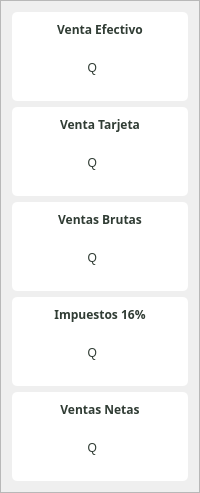
                        <widget class="QFrame" name="frame_16">
                         <property name="frameShape">
                          <enum>QFrame::StyledPanel</enum>
                         </property>
                         <property name="frameShadow">
                          <enum>QFrame::Raised</enum>
                         </property>
                         <layout class="QGridLayout" name="gridLayout_7">
                          <item row="4" column="0">
                           <widget class="QFrame" name="frame_85">
                            <property name="styleSheet">
                             <string notr="true">border-top-left-radius:5px;
border-top-right-radius:5px;
border-bottom-left-radius:5px;
border-bottom-right-radius:5px;
background-color: rgb(255, 255, 255);</string>
                            </property>
                            <property name="frameShape">
                             <enum>QFrame::StyledPanel</enum>
                            </property>
                            <property name="frameShadow">
                             <enum>QFrame::Raised</enum>
                            </property>
                            <layout class="QGridLayout" name="gridLayout_12">
                             <item row="0" column="0">
                              <widget class="QLabel" name="label_63">
                               <property name="minimumSize">
                                <size>
                                 <width>0</width>
                                 <height>0</height>
                                </size>
                               </property>
                               <property name="maximumSize">
                                <size>
                                 <width>16777215</width>
                                 <height>30</height>
                                </size>
                               </property>
                               <property name="font">
                                <font>
                                 <family>Nunito</family>
                                 <pointsize>9</pointsize>
                                 <weight>75</weight>
                                 <italic>false</italic>
                                 <bold>true</bold>
                                </font>
                               </property>
                               <property name="styleSheet">
                                <string notr="true">color: rgb(48, 60, 52);
font: bold 9pt &quot;Nunito&quot;;</string>
                               </property>
                               <property name="text">
                                <string>Ventas Netas</string>
                               </property>
                               <property name="alignment">
                                <set>Qt::AlignCenter</set>
                               </property>
                              </widget>
                             </item>
                             <item row="1" column="0">
                              <widget class="QFrame" name="frame_87">
                               <property name="frameShape">
                                <enum>QFrame::StyledPanel</enum>
                               </property>
                               <property name="frameShadow">
                                <enum>QFrame::Raised</enum>
                               </property>
                               <layout class="QHBoxLayout" name="horizontalLayout_50">
                                <item>
                                 <widget class="QLabel" name="label_64">
                                  <property name="minimumSize">
                                   <size>
                                    <width>0</width>
                                    <height>30</height>
                                   </size>
                                  </property>
                                  <property name="maximumSize">
                                   <size>
                                    <width>150</width>
                                    <height>55</height>
                                   </size>
                                  </property>
                                  <property name="styleSheet">
                                   <string notr="true">color: rgb(48, 60, 52);
font: bold 10pt &quot;Nunito&quot;;</string>
                                  </property>
                                  <property name="text">
                                   <string>Q</string>
                                  </property>
                                  <property name="alignment">
                                   <set>Qt::AlignRight|Qt::AlignTrailing|Qt::AlignVCenter</set>
                                  </property>
                                 </widget>
                                </item>
                                <item>
                                 <widget class="QLabel" name="label_65">
                                  <property name="minimumSize">
                                   <size>
                                    <width>0</width>
                                    <height>30</height>
                                   </size>
                                  </property>
                                  <property name="maximumSize">
                                   <size>
                                    <width>16777215</width>
                                    <height>55</height>
                                   </size>
                                  </property>
                                  <property name="styleSheet">
                                   <string notr="true">color: rgb(48, 60, 52);
font: bold 10pt &quot;Nunito&quot;;</string>
                                  </property>
                                  <property name="text">
                                   <string/>
                                  </property>
                                  <property name="alignment">
                                   <set>Qt::AlignLeading|Qt::AlignLeft|Qt::AlignVCenter</set>
                                  </property>
                                 </widget>
                                </item>
                               </layout>
                              </widget>
                             </item>
                            </layout>
                           </widget>
                          </item>
                          <item row="2" column="0">
                           <widget class="QFrame" name="frame_72">
                            <property name="styleSheet">
                             <string notr="true">border-top-left-radius:5px;
border-top-right-radius:5px;
border-bottom-left-radius:5px;
border-bottom-right-radius:5px;
background-color: rgb(255, 255, 255);</string>
                            </property>
                            <property name="frameShape">
                             <enum>QFrame::StyledPanel</enum>
                            </property>
                            <property name="frameShadow">
                             <enum>QFrame::Raised</enum>
                            </property>
                            <layout class="QGridLayout" name="gridLayout_10">
                             <item row="0" column="0">
                              <widget class="QLabel" name="label_53">
                               <property name="minimumSize">
                                <size>
                                 <width>0</width>
                                 <height>0</height>
                                </size>
                               </property>
                               <property name="maximumSize">
                                <size>
                                 <width>16777215</width>
                                 <height>30</height>
                                </size>
                               </property>
                               <property name="font">
                                <font>
                                 <family>Nunito</family>
                                 <pointsize>9</pointsize>
                                 <weight>75</weight>
                                 <italic>false</italic>
                                 <bold>true</bold>
                                </font>
                               </property>
                               <property name="styleSheet">
                                <string notr="true">color: rgb(48, 60, 52);
font: bold 9pt &quot;Nunito&quot;;</string>
                               </property>
                               <property name="text">
                                <string>Ventas Brutas</string>
                               </property>
                               <property name="alignment">
                                <set>Qt::AlignCenter</set>
                               </property>
                              </widget>
                             </item>
                             <item row="1" column="0">
                              <widget class="QFrame" name="frame_73">
                               <property name="frameShape">
                                <enum>QFrame::StyledPanel</enum>
                               </property>
                               <property name="frameShadow">
                                <enum>QFrame::Raised</enum>
                               </property>
                               <layout class="QHBoxLayout" name="horizontalLayout_47">
                                <item>
                                 <widget class="QLabel" name="label_54">
                                  <property name="minimumSize">
                                   <size>
                                    <width>0</width>
                                    <height>30</height>
                                   </size>
                                  </property>
                                  <property name="maximumSize">
                                   <size>
                                    <width>150</width>
                                    <height>55</height>
                                   </size>
                                  </property>
                                  <property name="styleSheet">
                                   <string notr="true">color: rgb(48, 60, 52);
font: bold 10pt &quot;Nunito&quot;;</string>
                                  </property>
                                  <property name="text">
                                   <string>Q</string>
                                  </property>
                                  <property name="alignment">
                                   <set>Qt::AlignRight|Qt::AlignTrailing|Qt::AlignVCenter</set>
                                  </property>
                                 </widget>
                                </item>
                                <item>
                                 <widget class="QLabel" name="label_47">
                                  <property name="minimumSize">
                                   <size>
                                    <width>0</width>
                                    <height>30</height>
                                   </size>
                                  </property>
                                  <property name="maximumSize">
                                   <size>
                                    <width>16777215</width>
                                    <height>55</height>
                                   </size>
                                  </property>
                                  <property name="styleSheet">
                                   <string notr="true">color: rgb(48, 60, 52);
font: bold 10pt &quot;Nunito&quot;;</string>
                                  </property>
                                  <property name="text">
                                   <string/>
                                  </property>
                                  <property name="alignment">
                                   <set>Qt::AlignLeading|Qt::AlignLeft|Qt::AlignVCenter</set>
                                  </property>
                                 </widget>
                                </item>
                               </layout>
                              </widget>
                             </item>
                            </layout>
                           </widget>
                          </item>
                          <item row="1" column="0">
                           <widget class="QFrame" name="frame_38">
                            <property name="styleSheet">
                             <string notr="true">border-top-left-radius:5px;
border-top-right-radius:5px;
border-bottom-left-radius:5px;
border-bottom-right-radius:5px;
background-color: rgb(255, 255, 255);</string>
                            </property>
                            <property name="frameShape">
                             <enum>QFrame::StyledPanel</enum>
                            </property>
                            <property name="frameShadow">
                             <enum>QFrame::Raised</enum>
                            </property>
                            <layout class="QGridLayout" name="gridLayout_9">
                             <item row="0" column="0">
                              <widget class="QLabel" name="label_39">
                               <property name="minimumSize">
                                <size>
                                 <width>0</width>
                                 <height>0</height>
                                </size>
                               </property>
                               <property name="maximumSize">
                                <size>
                                 <width>16777215</width>
                                 <height>30</height>
                                </size>
                               </property>
                               <property name="font">
                                <font>
                                 <family>Nunito</family>
                                 <pointsize>9</pointsize>
                                 <weight>75</weight>
                                 <italic>false</italic>
                                 <bold>true</bold>
                                </font>
                               </property>
                               <property name="styleSheet">
                                <string notr="true">color: rgb(48, 60, 52);
font: bold 9pt &quot;Nunito&quot;;</string>
                               </property>
                               <property name="text">
                                <string>Venta Tarjeta</string>
                               </property>
                               <property name="alignment">
                                <set>Qt::AlignCenter</set>
                               </property>
                              </widget>
                             </item>
                             <item row="1" column="0">
                              <widget class="QFrame" name="frame_65">
                               <property name="frameShape">
                                <enum>QFrame::StyledPanel</enum>
                               </property>
                               <property name="frameShadow">
                                <enum>QFrame::Raised</enum>
                               </property>
                               <layout class="QHBoxLayout" name="horizontalLayout_36">
                                <item>
                                 <widget class="QLabel" name="label_43">
                                  <property name="minimumSize">
                                   <size>
                                    <width>0</width>
                                    <height>30</height>
                                   </size>
                                  </property>
                                  <property name="maximumSize">
                                   <size>
                                    <width>150</width>
                                    <height>55</height>
                                   </size>
                                  </property>
                                  <property name="styleSheet">
                                   <string notr="true">color: rgb(48, 60, 52);
font: bold 10pt &quot;Nunito&quot;;</string>
                                  </property>
                                  <property name="text">
                                   <string>Q</string>
                                  </property>
                                  <property name="alignment">
                                   <set>Qt::AlignRight|Qt::AlignTrailing|Qt::AlignVCenter</set>
                                  </property>
                                 </widget>
                                </item>
                                <item>
                                 <widget class="QLabel" name="label_46">
                                  <property name="minimumSize">
                                   <size>
                                    <width>0</width>
                                    <height>30</height>
                                   </size>
                                  </property>
                                  <property name="maximumSize">
                                   <size>
                                    <width>16777215</width>
                                    <height>55</height>
                                   </size>
                                  </property>
                                  <property name="styleSheet">
                                   <string notr="true">color: rgb(48, 60, 52);
font: bold 10pt &quot;Nunito&quot;;</string>
                                  </property>
                                  <property name="text">
                                   <string/>
                                  </property>
                                  <property name="alignment">
                                   <set>Qt::AlignLeading|Qt::AlignLeft|Qt::AlignVCenter</set>
                                  </property>
                                 </widget>
                                </item>
                               </layout>
                              </widget>
                             </item>
                            </layout>
                           </widget>
                          </item>
                          <item row="3" column="0">
                           <widget class="QFrame" name="frame_74">
                            <property name="styleSheet">
                             <string notr="true">border-top-left-radius:5px;
border-top-right-radius:5px;
border-bottom-left-radius:5px;
border-bottom-right-radius:5px;
background-color: rgb(255, 255, 255);</string>
                            </property>
                            <property name="frameShape">
                             <enum>QFrame::StyledPanel</enum>
                            </property>
                            <property name="frameShadow">
                             <enum>QFrame::Raised</enum>
                            </property>
                            <layout class="QGridLayout" name="gridLayout_11">
                             <item row="0" column="0">
                              <widget class="QLabel" name="label_57">
                               <property name="minimumSize">
                                <size>
                                 <width>0</width>
                                 <height>0</height>
                                </size>
                               </property>
                               <property name="maximumSize">
                                <size>
                                 <width>16777215</width>
                                 <height>30</height>
                                </size>
                               </property>
                               <property name="font">
                                <font>
                                 <family>Nunito</family>
                                 <pointsize>9</pointsize>
                                 <weight>75</weight>
                                 <italic>false</italic>
                                 <bold>true</bold>
                                </font>
                               </property>
                               <property name="styleSheet">
                                <string notr="true">color: rgb(48, 60, 52);
font: bold 9pt &quot;Nunito&quot;;</string>
                               </property>
                               <property name="text">
                                <string>Impuestos 16%</string>
                               </property>
                               <property name="alignment">
                                <set>Qt::AlignCenter</set>
                               </property>
                              </widget>
                             </item>
                             <item row="1" column="0">
                              <widget class="QFrame" name="frame_76">
                               <property name="frameShape">
                                <enum>QFrame::StyledPanel</enum>
                               </property>
                               <property name="frameShadow">
                                <enum>QFrame::Raised</enum>
                               </property>
                               <layout class="QHBoxLayout" name="horizontalLayout_48">
                                <item>
                                 <widget class="QLabel" name="label_58">
                                  <property name="minimumSize">
                                   <size>
                                    <width>0</width>
                                    <height>30</height>
                                   </size>
                                  </property>
                                  <property name="maximumSize">
                                   <size>
                                    <width>150</width>
                                    <height>55</height>
                                   </size>
                                  </property>
                                  <property name="styleSheet">
                                   <string notr="true">color: rgb(48, 60, 52);
font: bold 10pt &quot;Nunito&quot;;</string>
                                  </property>
                                  <property name="text">
                                   <string>Q</string>
                                  </property>
                                  <property name="alignment">
                                   <set>Qt::AlignRight|Qt::AlignTrailing|Qt::AlignVCenter</set>
                                  </property>
                                 </widget>
                                </item>
                                <item>
                                 <widget class="QLabel" name="label_59">
                                  <property name="minimumSize">
                                   <size>
                                    <width>0</width>
                                    <height>30</height>
                                   </size>
                                  </property>
                                  <property name="maximumSize">
                                   <size>
                                    <width>16777215</width>
                                    <height>55</height>
                                   </size>
                                  </property>
                                  <property name="styleSheet">
                                   <string notr="true">color: rgb(48, 60, 52);
font: bold 10pt &quot;Nunito&quot;;</string>
                                  </property>
                                  <property name="text">
                                   <string/>
                                  </property>
                                  <property name="alignment">
                                   <set>Qt::AlignLeading|Qt::AlignLeft|Qt::AlignVCenter</set>
                                  </property>
                                 </widget>
                                </item>
                               </layout>
                              </widget>
                             </item>
                            </layout>
                           </widget>
                          </item>
                          <item row="0" column="0">
                           <widget class="QFrame" name="frame_32">
                            <property name="styleSheet">
                             <string notr="true">border-top-left-radius:5px;
border-top-right-radius:5px;
border-bottom-left-radius:5px;
border-bottom-right-radius:5px;
background-color: rgb(255, 255, 255);</string>
                            </property>
                            <property name="frameShape">
                             <enum>QFrame::StyledPanel</enum>
                            </property>
                            <property name="frameShadow">
                             <enum>QFrame::Raised</enum>
                            </property>
                            <layout class="QGridLayout" name="gridLayout_8">
                             <item row="0" column="0">
                              <widget class="QLabel" name="label_37">
                               <property name="minimumSize">
                                <size>
                                 <width>0</width>
                                 <height>0</height>
                                </size>
                               </property>
                               <property name="maximumSize">
                                <size>
                                 <width>16777215</width>
                                 <height>30</height>
                                </size>
                               </property>
                               <property name="font">
                                <font>
                                 <family>Nunito</family>
                                 <pointsize>9</pointsize>
                                 <weight>75</weight>
                                 <italic>false</italic>
                                 <bold>true</bold>
                                </font>
                               </property>
                               <property name="styleSheet">
                                <string notr="true">color: rgb(48, 60, 52);
font: bold 9pt &quot;Nunito&quot;;</string>
                               </property>
                               <property name="text">
                                <string>Venta Efectivo</string>
                               </property>
                               <property name="alignment">
                                <set>Qt::AlignCenter</set>
                               </property>
                              </widget>
                             </item>
                             <item row="1" column="0">
                              <widget class="QFrame" name="frame_41">
                               <property name="frameShape">
                                <enum>QFrame::StyledPanel</enum>
                               </property>
                               <property name="frameShadow">
                                <enum>QFrame::Raised</enum>
                               </property>
                               <layout class="QHBoxLayout" name="horizontalLayout_23">
                                <item>
                                 <widget class="QLabel" name="label_41">
                                  <property name="minimumSize">
                                   <size>
                                    <width>0</width>
                                    <height>30</height>
                                   </size>
                                  </property>
                                  <property name="maximumSize">
                                   <size>
                                    <width>150</width>
                                    <height>55</height>
                                   </size>
                                  </property>
                                  <property name="styleSheet">
                                   <string notr="true">color: rgb(48, 60, 52);
font: bold 10pt &quot;Nunito&quot;;</string>
                                  </property>
                                  <property name="text">
                                   <string>Q</string>
                                  </property>
                                  <property name="alignment">
                                   <set>Qt::AlignRight|Qt::AlignTrailing|Qt::AlignVCenter</set>
                                  </property>
                                 </widget>
                                </item>
                                <item>
                                 <widget class="QLabel" name="label_44">
                                  <property name="minimumSize">
                                   <size>
                                    <width>0</width>
                                    <height>30</height>
                                   </size>
                                  </property>
                                  <property name="maximumSize">
                                   <size>
                                    <width>16777215</width>
                                    <height>55</height>
                                   </size>
                                  </property>
                                  <property name="styleSheet">
                                   <string notr="true">color: rgb(48, 60, 52);
font: bold 10pt &quot;Nunito&quot;;</string>
                                  </property>
                                  <property name="text">
                                   <string/>
                                  </property>
                                  <property name="alignment">
                                   <set>Qt::AlignLeading|Qt::AlignLeft|Qt::AlignVCenter</set>
                                  </property>
                                 </widget>
                                </item>
                               </layout>
                              </widget>
                             </item>
                            </layout>
                           </widget>
                          </item>
                         </layout>
                        </widget>
